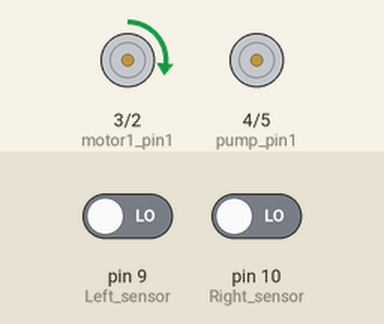
Bench run of a sketch on a simulated Arduino Uno, built with avr-gcc and run on an emulated ATmega328P. On the bench: motor-driver pin pairs drawn as motors (green arrow = first pin HIGH = forward, orange = second pin HIGH = backward, longer = more drive). The inputs (shaded band) are chosen by the test bench; at power-on: pin 9 (Left_sensor) LOW, pin 10 (Right_sensor) LOW.

Above: at 1.4 s.
1.5 s: pin 9 (Left_sensor) driven HIGH
At 1.9 s:
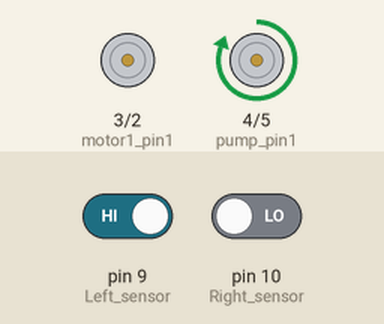
4.5 s: pin 9 (Left_sensor) driven LOW
At 5.1 s:
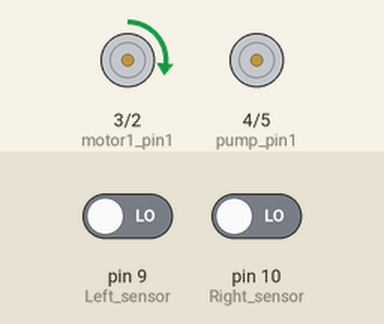
6.2 s: pin 10 (Right_sensor) driven HIGH
At 6.85 s:
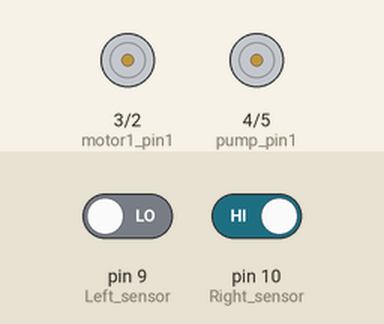
Timing chart, 0 to 15.2 s (numbered marks = the images above; inputs shaded):
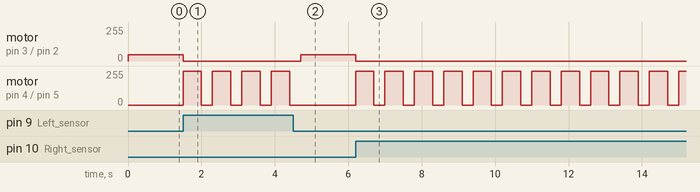

The sketch:

Fire_Fighting_Robot.ino
```cpp
/*------ Arduino Fire Fighting Robot Code by hobby project---- */


/*

boolean fire = false;

#define Left 9      // left sensor
#define Right 10    // right sensor
  //front sensor

#define LM1 2       // left motor
#define LM2 3       // left motor
#define RM1 4       // right motor
#define RM2 5       // right motor
#define led 6

void setup()
{
  pinMode(Left, INPUT);
  pinMode(Right, INPUT);
  pinMode(LM1, OUTPUT);
  pinMode(LM2, OUTPUT);
  pinMode(RM1, OUTPUT);
  pinMode(RM2, OUTPUT);
  pinMode(pump, OUTPUT);


}

void put_off_fire()
{
    delay (500);

    digitalWrite(LM1,LOW);
    digitalWrite(LM2, LOW);
    digitalWrite(RM1, LOW);
    digitalWrite(RM2, LOW);

   digitalWrite(pump, HIGH);
   delay(500);

  digitalWrite(pump,LOW);


  fire=false;
}

void loop()
{


    if (digitalRead(Left) ==1 && digitalRead(Right)==1)
    {

    digitalWrite(LM1, LOW);
    digitalWrite(LM2, LOW);
    digitalWrite(RM1,LOW);
    digitalWrite(RM2, LOW);
    }


    else if (digitalRead(Left) ==0)
    {
    digitalWrite(LM1, HIGH);
    digitalWrite(LM2, LOW);
    digitalWrite(RM1, LOW);
    digitalWrite(RM2, LOW);
    }

    else if (digitalRead(Right) ==0)
    {
    digitalWrite(LM1, LOW);
    digitalWrite(LM2, LOW);
    digitalWrite(RM1, HIGH);
    digitalWrite(RM2, LOW);
    }

delay(300);//change this value to increase the distance

     while (fire == true)
     {
      put_off_fire();
     }
}
*/
#define Left_sensor 9      // left fire sensor
#define Right_sensor 10    // right fire sensor
#define motor1_pin1 3     // left motor input 1
#define motor1_pin2 2     // left motor input 2
#define pump_pin1 4        // water pump input 1
#define pump_pin2 5        // water pump input 2

void setup() {
  pinMode(Left_sensor, INPUT);
  pinMode(Right_sensor, INPUT);
  pinMode(motor1_pin1, OUTPUT);
  pinMode(motor1_pin2, OUTPUT);
  pinMode(pump_pin1, OUTPUT);
  pinMode(pump_pin2, OUTPUT);
}

void put_off_fire() {
  // Stop the motors
  digitalWrite(motor1_pin1, LOW);
  digitalWrite(motor1_pin2, LOW);

  // Activate the water pump
  digitalWrite(pump_pin1, HIGH);//speedly pump
  digitalWrite(pump_pin2, LOW);
  delay(500); // Pump runs for 500 ms
  digitalWrite(pump_pin1, LOW); // Turn off water pump
}

void move_forward_slowly() {
  // Move forward at reduced speed
  analogWrite(motor1_pin1, 48);  // PWM signal for slower speed
  digitalWrite(motor1_pin2, LOW);
  digitalWrite(pump_pin1, LOW);  // Ensure pump is off
  digitalWrite(pump_pin2, LOW);
}

void loop() {
  // Check fire sensors
  if (digitalRead(Left_sensor) == HIGH || digitalRead(Right_sensor) == HIGH) {
    put_off_fire();
  } else {
    move_forward_slowly();
  }

  delay(300); // Delay for stability, adjust as needed
}
```

Measured:
- after the input at 1.5 s, motor on pin 3 (motor1_pin1) / pin 2 (motor1_pin2): forward 48/255 → stopped at once; motor on pin 4 (pump_pin1) / pin 5 (pump_pin2): alternates forward 255/255 for 0.50 s and stopped for 0.30 s, starting at once
- after the input at 4.5 s, motor on pin 3 (motor1_pin1) / pin 2 (motor1_pin2): stopped → forward 48/255 after 0.20 s; motor on pin 4 (pump_pin1) / pin 5 (pump_pin2): stops changing and stays stopped
- after the input at 6.2 s, motor on pin 3 (motor1_pin1) / pin 2 (motor1_pin2): forward 48/255 → stopped at once; motor on pin 4 (pump_pin1) / pin 5 (pump_pin2): alternates forward 255/255 for 0.50 s and stopped for 0.30 s, starting at once
